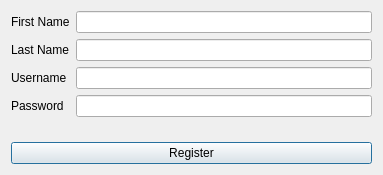
<?xml version="1.0" encoding="UTF-8"?>
<ui version="4.0">
 <class>RegisterDialog</class>
 <widget class="QDialog" name="RegisterDialog">
  <property name="geometry">
   <rect>
    <x>0</x>
    <y>0</y>
    <width>383</width>
    <height>175</height>
   </rect>
  </property>
  <property name="windowTitle">
   <string>Add New User</string>
  </property>
  <property name="sizeGripEnabled">
   <bool>false</bool>
  </property>
  <property name="modal">
   <bool>false</bool>
  </property>
  <layout class="QVBoxLayout" name="verticalLayout">
   <item>
    <layout class="QFormLayout" name="formLayout">
     <item row="0" column="0">
      <widget class="QLabel" name="firstname_label">
       <property name="text">
        <string>First Name</string>
       </property>
      </widget>
     </item>
     <item row="0" column="1">
      <widget class="QLineEdit" name="firstname_input"/>
     </item>
     <item row="1" column="0">
      <widget class="QLabel" name="lastname_label">
       <property name="text">
        <string>Last Name</string>
       </property>
      </widget>
     </item>
     <item row="1" column="1">
      <widget class="QLineEdit" name="lastname_input"/>
     </item>
     <item row="2" column="0">
      <widget class="QLabel" name="username_label">
       <property name="text">
        <string>Username</string>
       </property>
      </widget>
     </item>
     <item row="2" column="1">
      <widget class="QLineEdit" name="username_input"/>
     </item>
     <item row="3" column="0">
      <widget class="QLabel" name="password_label">
       <property name="text">
        <string>Password</string>
       </property>
      </widget>
     </item>
     <item row="3" column="1">
      <widget class="QLineEdit" name="password_input"/>
     </item>
    </layout>
   </item>
   <item>
    <widget class="QPushButton" name="register_button">
     <property name="text">
      <string>Register</string>
     </property>
    </widget>
   </item>
  </layout>
 </widget>
 <resources/>
 <connections/>
</ui>
